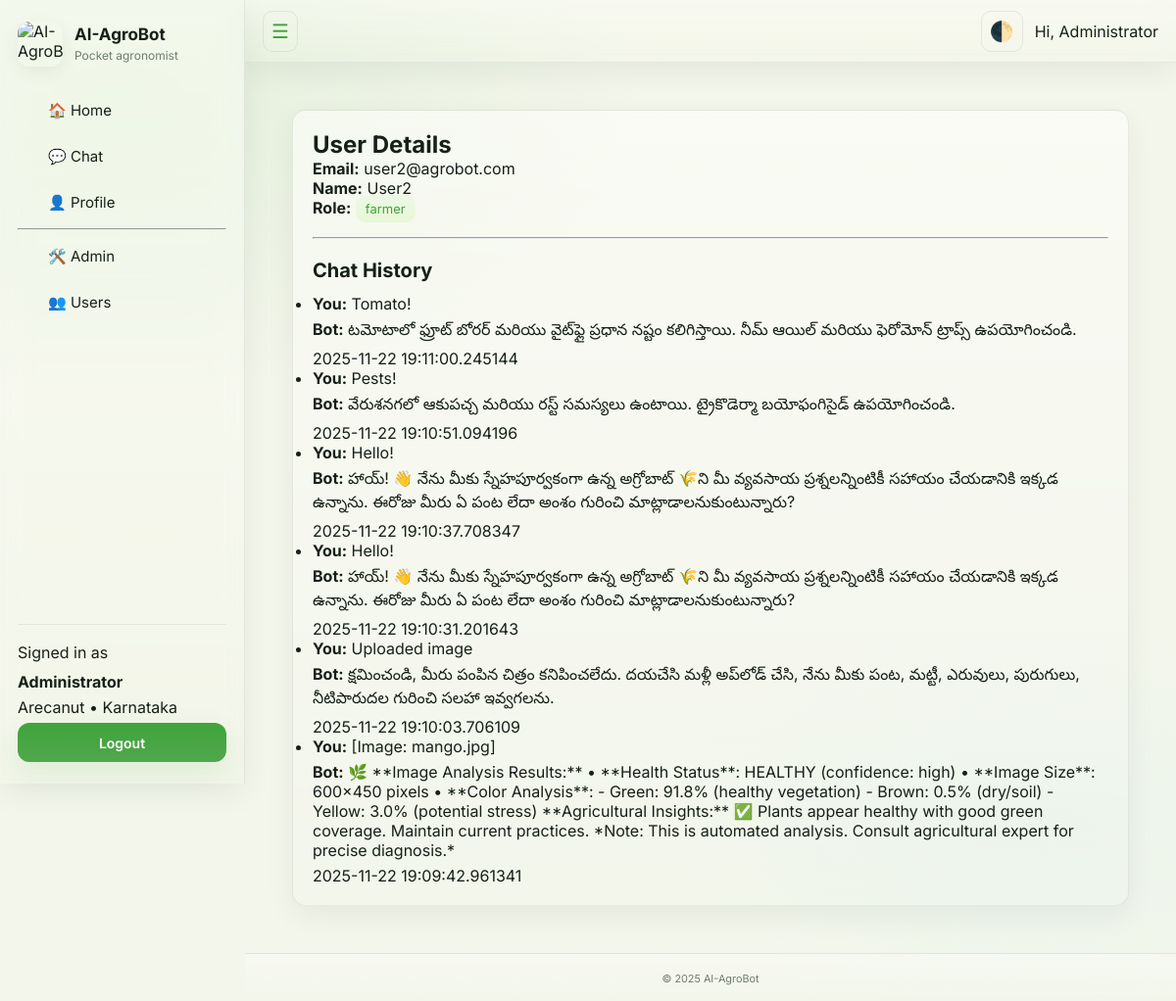
Page /admin/user/5 (signed in) on the committed database.
### database.py (models this page shows)
class User(UserMixin, db.Model):
    __tablename__ = "users"
    id = db.Column(db.Integer, primary_key=True)
    email = db.Column(db.String(200), unique=True, nullable=False)
    password = db.Column(db.String(200), nullable=False)
    name = db.Column(db.String(100))
    role = db.Column(db.String(20), default="farmer")
    primary_crop = db.Column(db.String(100))
    region = db.Column(db.String(100))
    preferred_language = db.Column(db.String(20), default="en")

class ChatHistory(db.Model):
    __tablename__ = "chat_history"
    id = db.Column(db.Integer, primary_key=True)
    user_id = db.Column(db.Integer, db.ForeignKey("users.id"), nullable=True)
    user_message = db.Column(db.Text)
    bot_response = db.Column(db.Text)
    created_at = db.Column(db.DateTime, default=datetime.utcnow)
    feedback = db.Column(db.String(20), nullable=True)

### app.py (the view)
@app.route("/admin/user/<int:user_id>")
@login_required
def admin_view_user(user_id):
    if current_user.role != "admin":
        flash("Access denied", "danger")
        return redirect(url_for("index"))
    user = User.query.get_or_404(user_id)
    chats = ChatHistory.query.filter_by(user_id=user.id).order_by(ChatHistory.created_at.desc()).all()
    return render_template("admin_view_user.html", user=user, chats=chats)

### app.py (called while the page is built)
@login_manager.user_loader
def load_user(user_id):
    return db.session.get(User, int(user_id))

### templates/admin_view_user.html
{% extends "base.html" %}
{% block content %}
<section class="admin-section">
  <div class="admin-card glass admin-narrow">
    <h2 class="admin-title">User Details</h2>
    <p><strong>Email:</strong> {{ user.email }}</p>
    <p><strong>Name:</strong> {{ user.name }}</p>
    <p><strong>Role:</strong>
      <span class="role-tag {{ 'role-admin' if user.role=='admin' else 'role-user' }}">{{ user.role }}</span>
    </p>
    <br>
    <hr>
    <br>
    <h3 class="admin-subtitle">Chat History</h3>
    {% if chats %}
      <ul class="admin-chat-list">
        {% for c in chats %}
        <li class="glass chat-item">
          <div><strong>You:</strong> {{ c.user_message }}</div>
          <div style="margin-top:6px"><strong>Bot:</strong> {{ c.bot_response }}</div>
          <div class="muted small" style="margin-top:6px">{{ c.created_at }}</div>
        </li>
        {% endfor %}
      </ul>
    {% else %}
      <div class="empty-state glass">
        <p class="muted">No chats from this user.</p>
      </div>
    {% endif %}
  </div>
</section>
{% endblock %}

### templates/base.html (shortened to what this page needs)
<!doctype html>
<html lang="en">
<head>
  <link rel="stylesheet" href="{{ url_for('static', filename='style.css') }}">
</head>
<body>
  <div class="app-shell">
    <aside class="left-sidebar glass" role="navigation" aria-label="Main navigation">
      <div class="sidebar-top">
        <a class="brand" href="{{ url_for('index') }}">
          <img src="{{ url_for('static', filename='bot.png') }}" class="logo" alt="AI-AgroBot">
          <div class="brand-text">
            <strong>AI-AgroBot</strong><br>
            <small class="muted">Pocket agronomist</small>
          </div><br>
        </a>
      </div>
      <nav class="sidebar-nav">
        <a class="nav-item" href="{{ url_for('index') }}">🏠 Home</a>
        <a class="nav-item" href="{{ url_for('chat') }}">💬 Chat</a>
        <a class="nav-item" href="{{ url_for('profile') }}">👤 Profile</a>
        {% if current_user.is_authenticated and current_user.role == 'admin' %}
          <hr>
          <a class="nav-item" href="{{ url_for('admin_dashboard') }}">🛠️ Admin</a>
          <a class="nav-item" href="{{ url_for('admin_view_user', user_id=current_user.id) }}">👥 Users</a>
        {% endif %}
      </nav>
      <div class="sidebar-bottom">
        {% if current_user.is_authenticated %}
          <div class="small muted">Signed in as</div>
          <div class="sidebar-user">
            <strong>{{ current_user.name or current_user.email }}</strong>
            <div class="muted small">{{ current_user.primary_crop or '—' }} • {{ current_user.region or '—' }}</div>
            <a class="btn small" href="{{ url_for('logout') }}">Logout</a>
          </div>
        {% else %}
          <a class="btn small" href="{{ url_for('login') }}">Login</a>
          <a class="btn small ghost" href="{{ url_for('register') }}">Register</a>
        {% endif %}
      </div>
    </aside>
    <div class="main-area">
      <header class="topbar glass" role="banner">
        <div class="topbar-left">
          <button id="sidebarToggle" class="icon-btn small-toggle" aria-label="Toggle sidebar">☰</button>
        </div>
        <div class="topbar-right">
          <button id="themeToggle" class="icon-btn small-toggle" title="Toggle theme">🌓</button>
          {% if current_user.is_authenticated %}
            <a class="nav-link" href="{{ url_for('profile') }}">Hi, {{ current_user.name.split(' ')[0] if current_user.name else current_user.email }}</a>
          {% endif %}
        </div>
      </header>
      <main class="main" role="main">
        {% block content %}{% endblock %}
      </main>
      <footer class="footer glass">
        <div class="footer-inner">
          <small>© 2025 AI-AgroBot</small>
        </div>
      </footer>
    </div>
  </div>
</body>
</html>

### rows in the picture
User: name "Administrator", primary_crop "Arecanut", region "Karnataka"
User: email "user2@agrobot.com", name "User2", role "farmer"
ChatHistory: user_message "Tomato!", bot_response "టమోటాలో ఫ్రూట్ బోరర్ మరియు వైట్‌ఫ్లై ప్రధాన నష్టం కలిగిస్తాయి. నీమ్ ఆయిల్ మరియు ఫెరోమోన్ ట్రాప్స్ ఉపయోగించండి.", created_at "2025-11-22 19:11:00.245144"
ChatHistory: user_message "Pests!", bot_response "వేరుశనగలో ఆకుపచ్చ మరియు రస్ట్ సమస్యలు ఉంటాయి. ట్రైకొడెర్మా బయోఫంగిసైడ్ ఉపయోగించండి.", created_at "2025-11-22 19:10:51.094196"
ChatHistory: user_message "Hello!", bot_response "హాయ్! 👋 నేను మీకు స్నేహపూర్వకంగా ఉన్న అగ్రోబాట్ 🌾ని మీ వ్యవసాయ ప్రశ్నలన్నింటికీ సహాయం చేయడానికి ఇక్కడ ఉన్నాను. ఈరోజు మీరు ఏ పంట లేదా అంశం గురించి మాట్లాడాలనుకుంటున్నారు?", created_at "2025-11-22 19:10:37.708347"
ChatHistory: user_message "Hello!", bot_response "హాయ్! 👋 నేను మీకు స్నేహపూర్వకంగా ఉన్న అగ్రోబాట్ 🌾ని మీ వ్యవసాయ ప్రశ్నలన్నింటికీ సహాయం చేయడానికి ఇక్కడ ఉన్నాను. ఈరోజు మీరు ఏ పంట లేదా అంశం గురించి మాట్లాడాలనుకుంటున్నారు?", created_at "2025-11-22 19:10:31.201643"
ChatHistory: user_message "Uploaded image", bot_response "క్షమించండి, మీరు పంపిన చిత్రం కనిపించలేదు. దయచేసి మళ్లీ అప్‌లోడ్ చేసి, నేను మీకు పంట, మట్టీ, ఎరువులు, పురుగులు, నీటిపారుదల గురించి సలహా ఇవ్వగలను.", created_at "2025-11-22 19:10:03.706109"
ChatHistory: user_message "[Image: mango.jpg]", bot_response "🌿 **Image Analysis Results:** • **Health Status**: HEALTHY (confidence: high) • **Image Size**: 600×450 pixels • **Color Analysis**: - Green: 91.8% (healthy vegetation) - Brown: 0.5% (dry/soil) - Yellow: 3.0% (potential stress) **Agricultural Insights:** ✅ Plants appear healthy with good green coverage. Maintain current practices. *Note: This is automated analysis. Consult agricultural expert for precise diagnosis.*", created_at "2025-11-22 19:09:42.961341"
